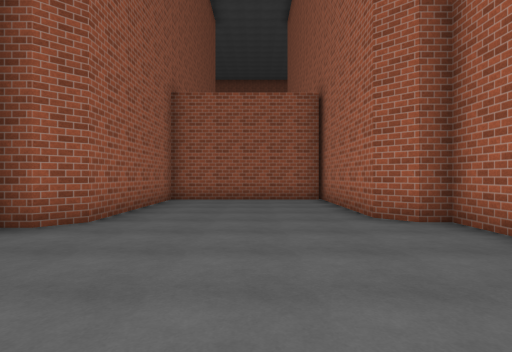
[1] (above)

23 first-person views from a walk through a Unity game level. The camera is 1.4 m above the floor, looks level and sees 80° across. The floor is counted in squares, 2 m on a side. Each view is taken from the middle of a square. On the plan, view 1 faces up. The plan holds only what a view shows up to about 10 squares ahead; the rest is blank. The place goes on beyond the plan. The player is left out. Some animated figures are not drawn. Surface patterns are stand-ins for the level's own textures.

[2]
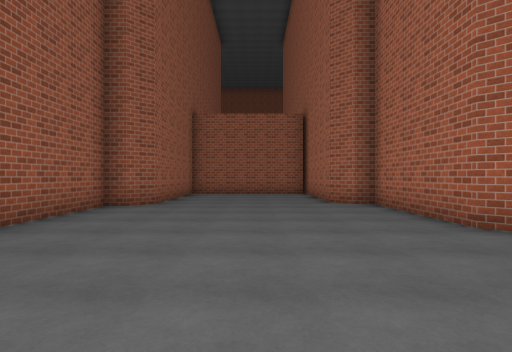

[3]
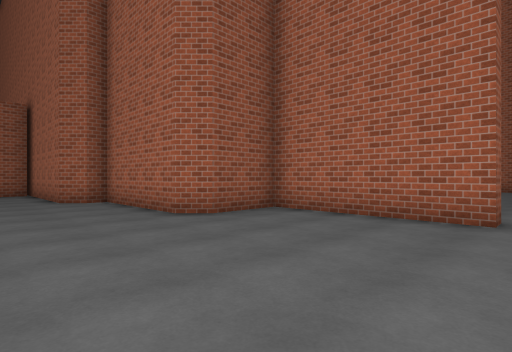

[4]
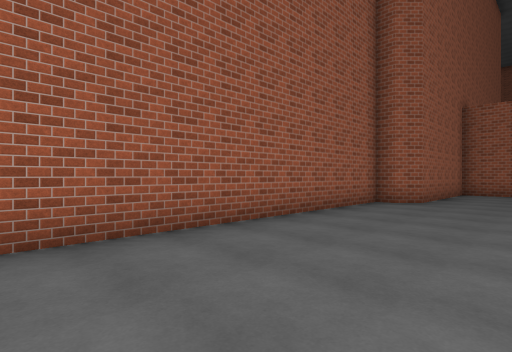

[5]
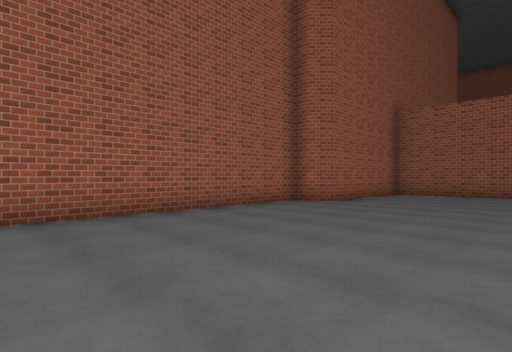

[6]
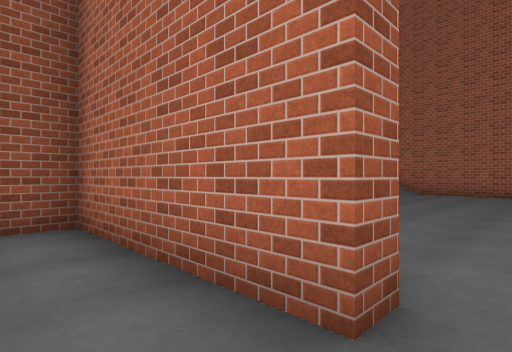

[7]
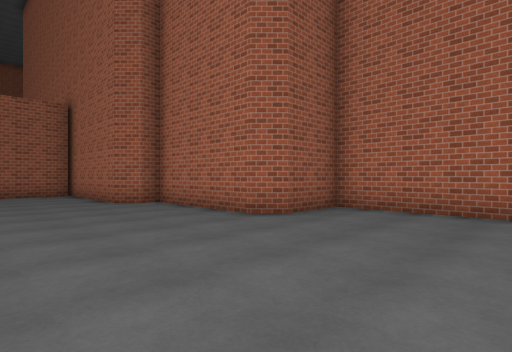

[8]
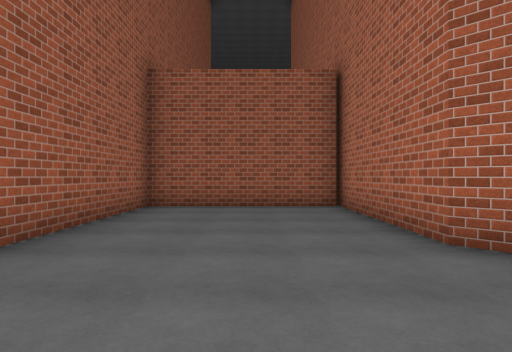

[9]
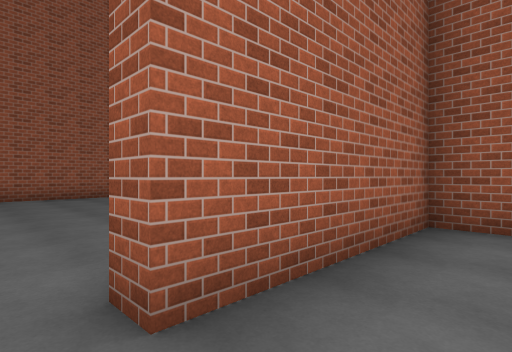

[10]
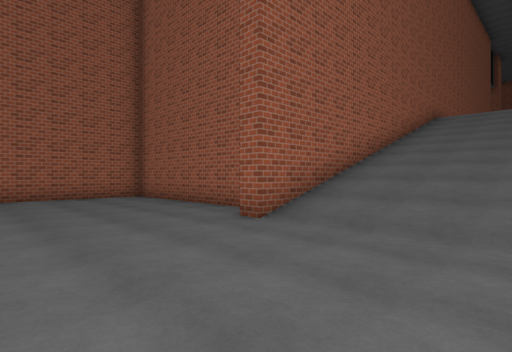

[11]
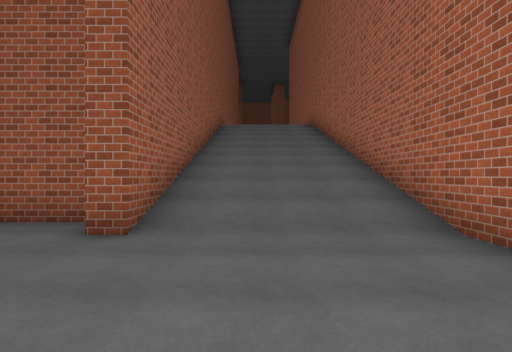

[12]
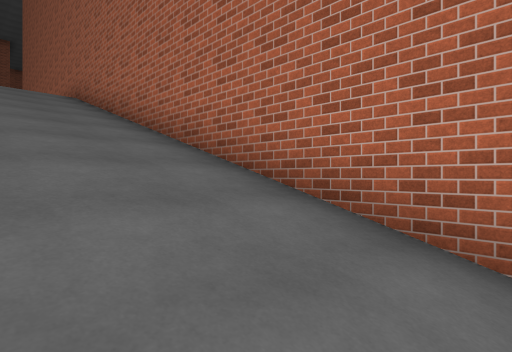

[13]
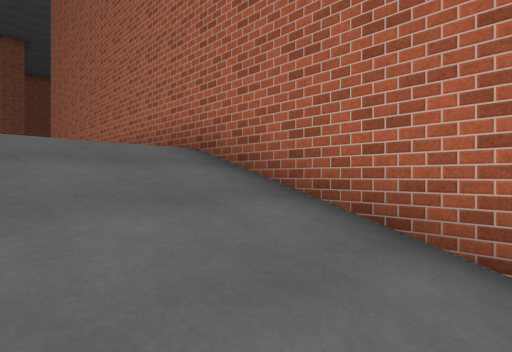

[14]
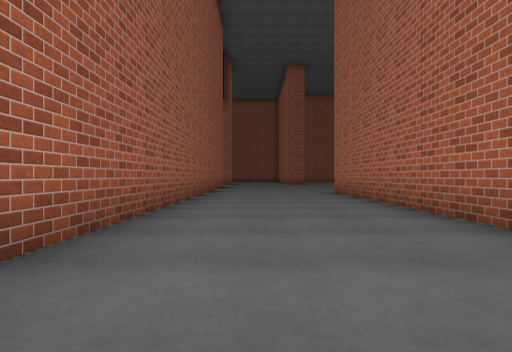

[15]
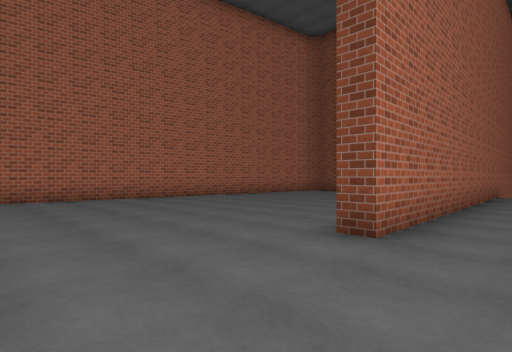

[16]
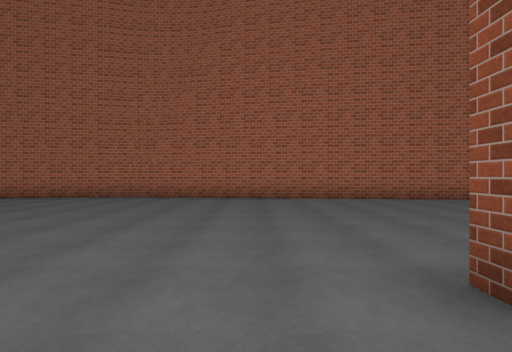

[17]
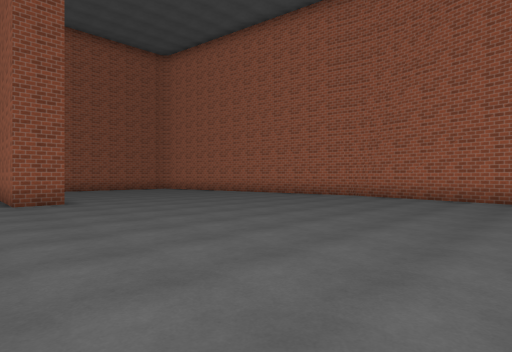

[18]
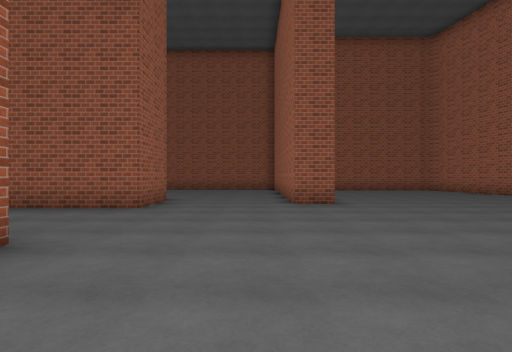

[19]
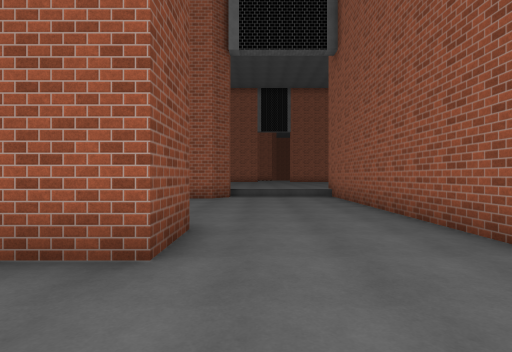

[20]
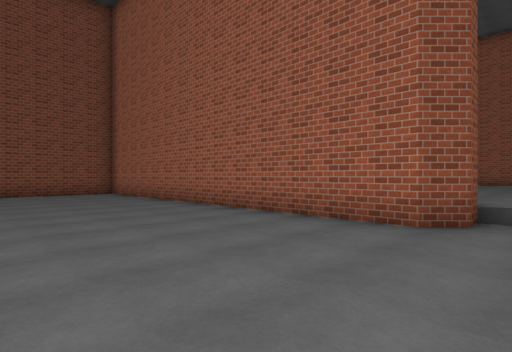

[21]
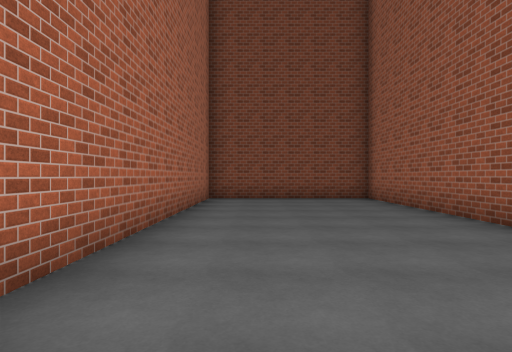

[22]
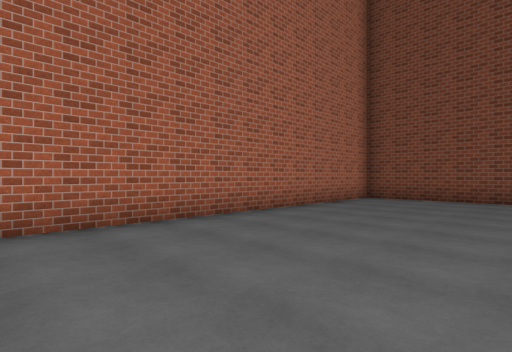

[23]
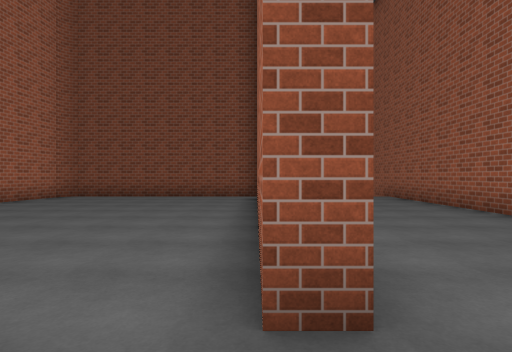

### Floor plan
Key: @ floor where view 1 was taken; # wall or solid block; . main floor; : floor 0.5 m higher than the main floor; - floor 6 m lower than the main floor; / step, stairs or slope.
Columns run from 4 left of view 1 to 25 right of it. Each row starts with its distance up from view 1.
 30                  ...# .....
 29                 #...# .....
 28                 #...##.....  #
 27          ########............#
 26          ....................#
 25          ....................
 24          ....................
 23     :::::#.....##............#
 22          #.....##............#
 21          #.....#  ...........#
 20          #.....#   ..........#
 19          #.....##............#
 18          #.....##....#.......#
 17          #.....##....#.......#
 16          #.....##....#......##
 15          #.....##....#......#
 14          #.....##....#......#
 13          #.....##....#......#
 12          #.....##....#......#
 11          ########....#......#
 10       #         #....#......#
  9  ######           ///#
  8  #----#           ///#
  7  #----#         #////#
  6  #----#         #////#
  5  #----##        #////#
  4 ##-----#        #////#
  3 #------#        #////#
  2 #------#        #////#
  1 #------##########////#
  0 #---@----#------#////#
 -1 #--------#-----------#
 -2 #--------#-----------#
 -3 #--------#-----------#
 -4 #------------- ------

Where each view was taken, in squares from view 1:
view 1: 0 up, 0 right, facing up
view 2: 3 down, 0 right, facing up
view 3: 4 down, 0 right, facing up-right
view 4: 4 down, 0 right, facing up-left
view 5: 3 down, 2 right, facing up-left
view 6: 4 down, 4 right, facing up-right
view 7: 3 down, 1 left, facing up-right
view 8: 2 up, 0 right, facing up
view 9: 4 down, 7 right, facing up-left
view 10: 4 down, 16 right, facing up-left
view 11: 4 down, 14 right, facing up
view 12: 0 up, 14 right, facing up-right
view 13: 6 up, 14 right, facing up-right
view 14: 9 up, 14 right, facing up
view 15: 22 up, 15 right, facing down-right
view 16: 20 up, 15 right, facing right
view 17: 19 up, 15 right, facing up-right
view 18: 20 up, 15 right, facing up
view 19: 24 up, 15 right, facing left
view 20: 24 up, 10 right, facing down-left
view 21: 21 up, 9 right, facing down
view 22: 21 up, 6 right, facing down-right
view 23: 20 up, 17 right, facing down
